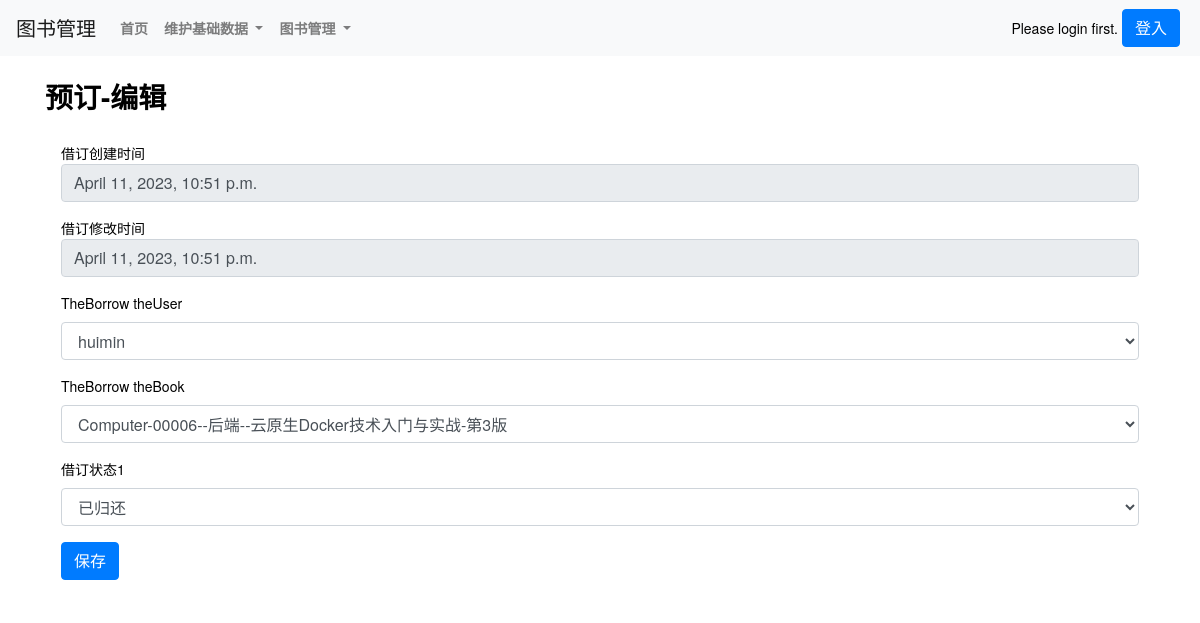
Before: /theBorrowlist_edit/4/ with the older database file.
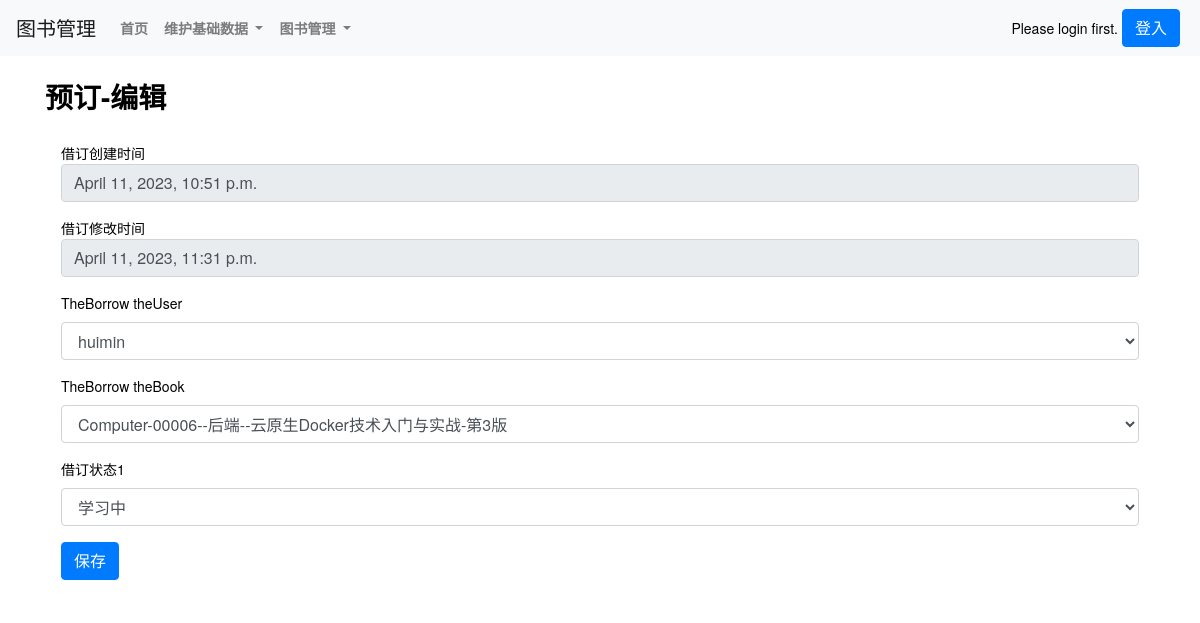
After: the same page with the newer database file.
### book/models.py (models this page shows, shortened)
class theBorrow(models.Model):
    boid = models.AutoField(primary_key=True)
    theBorrow_add_datetime = models.DateTimeField(max_length=500,verbose_name=('创建日期'),auto_now_add=True)
    theBorrow_update_datetime = models.DateTimeField(max_length=500,verbose_name=('修改日期'),auto_now=True)
    theBorrow_theUser = models.ForeignKey(User,on_delete=models.CASCADE) #related_name='borrow_theUser',
    theBorrow_theBook = models.ForeignKey(theBook,on_delete=models.CASCADE)  #,related_name='borrow_theBook'
    theBorrow_duration = models.IntegerField(verbose_name=('借订天数'),blank=True, null=True,)
    theBorrow_status1 = models.CharField(max_length=500, choices=THEBORROWSTATUS_TYPE, verbose_name=('借订状态1'))
    theBorrow_status2 = models.CharField(max_length=500,verbose_name=('借订状态2'),blank=True, null=True,)
    theBorrow_status3 = models.CharField(max_length=500,verbose_name=('借订状态3'),blank=True, null=True,)
    class Meta:
        verbose_name = ('借订')
        verbose_name_plural = ('借订')
        unique_together = [['theBorrow_theUser','theBorrow_theBook']] # 联合唯一

### book/views.py (the view)
# urls.py: path('theBorrowlist_edit/<int:boid>/', views.theBorrowlist_edit,name='theBorrowlist_edit'),
def theBorrowlist_edit(request,boid):
    row_obj = theBorrow.objects.filter(boid=boid).first()
    if request.method == "GET":
        form = theBorrowForm(instance=row_obj)
        object_theBorrow_add_datetime = row_obj.theBorrow_add_datetime if row_obj.theBorrow_add_datetime else 'no-data'
        object_theBorrow_update_datetime = row_obj.theBorrow_update_datetime if row_obj.theBorrow_update_datetime else 'no-data'
        return render(request,'theBorrowlist_edit.html',locals())
    form = theBorrowForm(data=request.POST,files=request.FILES, instance=row_obj)
    if form.is_valid():
        form.save()
        return redirect("/theBorrowlist_show/")
    return render(request,'theBorrowlist_edit.html',{'form':form})

### book/forms.py
class theBorrowForm(ModelForm):
    class Meta:
        model = theBorrow
        fields = '__all__'
        exclude = ['theBorrow_duration','theBorrow_status2','theBorrow_status3',]
        widgets = {
            "theBorrow_datetime":wid.SelectDateWidget(attrs={"type":"date","class":'ml-3'}) #还可以自定义属性
        }
    bootstrap_exclude_fields = ['theBorrow_datetime',]
    def __init__(self, *args, **kwargs):
        super().__init__(*args, **kwargs)
        for name, field in self.fields.items():
            if name in self.bootstrap_exclude_fields:
                continue
            if field.widget.attrs:
                field.widget.attrs["class"] = field.widget.attrs.get('class','') + ' ' + 'form-control'
            else:
                field.widget.attrs = {
                    "class": "form-control",
                }

### book/models.py (called while the page is built)
    def __str__(self):
        return str(self.username)

    def __str__(self):
        return str(self.category_id + '--' + self.category_keyname + '--' + self.category_subname)

    def __str__(self):
        return str(self.theBook_category)+str(self.theBook_name)

### templates/theBorrowlist_edit.html (shortened to what this page needs)
{% extends 'base.html' %}
{% load static %}
{% block body_block %}
<div class="container">
    <div class="row py-4 align-items-center">
        <div class="col-lg-12 col-md-12 mt-0 table-responsive"  style="background-color: #fff;">
            <h3 class="font-weight-bold">预订-编辑</h3>
            <div class="modal-body">
                <form method="post" id="formSave" enctype="multipart/form-data">
                    <div>
                        <div class="col-xs-6">
                            <div class="form-group" style="position: relative; margin-top: 5px">
                                <div>借订创建时间</div>
                                <input type="text" value="{{ object_theBorrow_add_datetime }}" readonly="true" class="form-control">
                            </div>
                        </div>
                        <div class="col-xs-6">
                            <div class="form-group" style="position: relative; margin-top: 5px">
                                <div>借订修改时间</div>
                                <input type="text" value="{{ object_theBorrow_update_datetime }}" readonly="true" class="form-control">
                            </div>
                        </div>
                        {% for item in form %}
                        <div class="col-xs-6">
                            <div class="form-group" style="position: relative; margin-top: 5px">
                                <label>{{ item.label }}</label>
                                {{ item }}
                            </div>
                        </div>
                        {% endfor %}
                    </div>
                    <button type="submit" class="btn btn-primary">保存</button>
                </form>
            </div>
        </div>
    </div>
</div>
<br>
<br>
<br>
<br>
<br>
{% endblock %}

Changed rows visible on the page:
changed theBorrow "huimin": theBorrow_update_datetime "April 11, 2023, 10:51 p.m." → "April 11, 2023, 11:31 p.m."; theBorrow_status1 "已归还" → "学习中"
